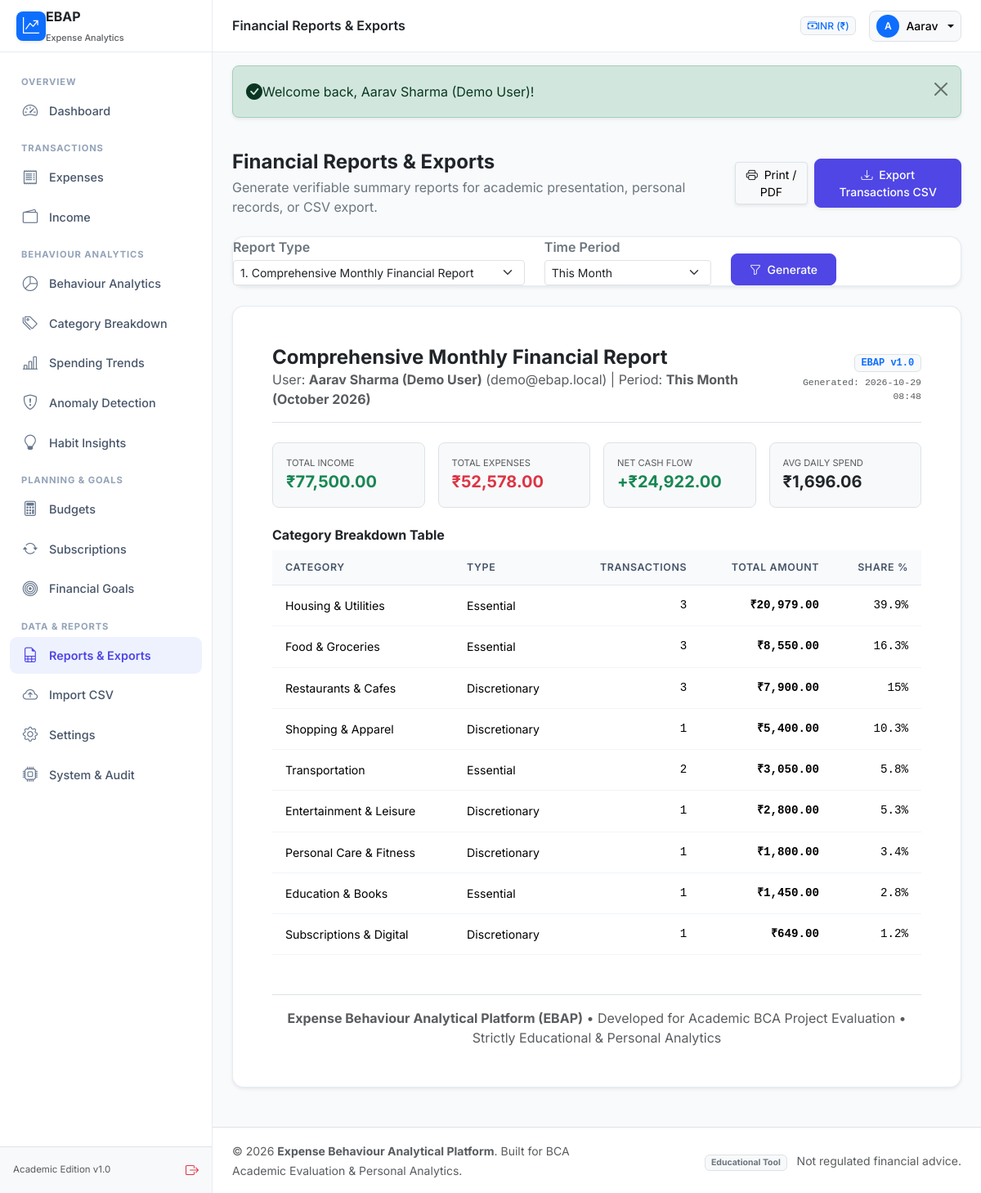
The page /reports/index.php (signed in) on the database its author committed.
### tables this page shows
CREATE TABLE `expense_categories` (
    `id` INT AUTO_INCREMENT PRIMARY KEY,
    `user_id` INT NULL,
    `category_name` VARCHAR(100) NOT NULL,
    `category_icon` VARCHAR(50) NOT NULL DEFAULT 'bi-tag',
    `category_color` VARCHAR(20) NOT NULL DEFAULT '#4f46e5',
    `is_essential` TINYINT(1) NOT NULL DEFAULT 0,
    `status` ENUM('active', 'inactive') NOT NULL DEFAULT 'active',
    `created_at` TIMESTAMP NOT NULL DEFAULT CURRENT_TIMESTAMP,
    FOREIGN KEY (`user_id`) REFERENCES `users`(`id`) ON DELETE CASCADE,
    INDEX `idx_expcat_user_status` (`user_id`, `status`),
    INDEX `idx_expcat_essential` (`is_essential`)
);

### reports/index.php (the view, shortened to what the rows shown need)
<?php
require_once __DIR__ . '/../includes/auth.php';
require_once __DIR__ . '/../includes/functions.php';
require_once __DIR__ . '/../services/ReportService.php';
$userId = getAuthUserId();
$reportType = $_GET['type'] ?? 'comprehensive_monthly';
$period = $_GET['period'] ?? 'this_month';
$customStart = $_GET['start_date'] ?? null;
$customEnd = $_GET['end_date'] ?? null;
$range = getDateRangeForPeriod($period, $customStart, $customEnd);
$reportService = new ReportService();
$reportData = $reportService->generateReportData($userId, $reportType, $range['start'], $range['end'], $range['days']);
require_once __DIR__ . '/../includes/header.php';
?>
<div class="ebap-card bg-white p-4 p-md-5 mb-4 shadow-sm" id="printable-report">
    <?php if ($reportType === 'comprehensive_monthly'): ?>
        <div class="table-responsive mb-4">
            <table class="table ebap-table">
                <thead>
                    <tr>
                        <th>Category</th>
                        <th>Type</th>
                        <th class="text-end">Transactions</th>
                        <th class="text-end">Total Amount</th>
                        <th class="text-end">Share %</th>
                    </tr>
                </thead>
                <tbody>
                    <?php foreach ($reportData['categories'] as $c): ?>
                        <tr>
                            <td><?= e($c['category_name']) ?></td>
                            <td><?= $c['is_essential'] ? 'Essential' : 'Discretionary' ?></td>
                            <td class="text-end font-monospace"><?= $c['tx_count'] ?></td>
                            <td class="text-end font-monospace fw-semibold"><?= formatCurrency($c['total_amount']) ?></td>
                            <td class="text-end font-monospace"><?= $c['share_pct'] ?>%</td>
                        </tr>
                    <?php endforeach; ?>
                </tbody>
            </table>
        </div>
    <?php else: ?>
        <p class="text-muted">Report generated with verified data.</p>
    <?php endif; ?>
</div>
<?php require_once __DIR__ . '/../includes/footer.php'; ?>

### rows shown on the page
expense_categories: category_name "Housing & Utilities", is_essential "Essential", tx_count "3", total_amount "₹20,979.00", share_pct "39.9"
expense_categories: category_name "Food & Groceries", is_essential "Essential", tx_count "3", total_amount "₹8,550.00", share_pct "16.3"
expense_categories: category_name "Restaurants & Cafes", is_essential "Discretionary", tx_count "3", total_amount "₹7,900.00", share_pct "15"
expense_categories: category_name "Shopping & Apparel", is_essential "Discretionary", tx_count "1", total_amount "₹5,400.00", share_pct "10.3"
expense_categories: category_name "Transportation", is_essential "Essential", tx_count "2", total_amount "₹3,050.00", share_pct "5.8"
expense_categories: category_name "Entertainment & Leisure", is_essential "Discretionary", tx_count "1", total_amount "₹2,800.00", share_pct "5.3"
expense_categories: category_name "Personal Care & Fitness", is_essential "Discretionary", tx_count "1", total_amount "₹1,800.00", share_pct "3.4"
expense_categories: category_name "Education & Books", is_essential "Essential", tx_count "1", total_amount "₹1,450.00", share_pct "2.8"
expense_categories: category_name "Subscriptions & Digital", is_essential "Discretionary", tx_count "1", total_amount "₹649.00", share_pct "1.2"

### other values the page prints
$pageTitle "Financial Reports & Exports"
$currency "INR"
getCurrencySymbol($currency) "₹"
substr($user['full_name'] ?? 'U', 0, 1) "A"
explode(' ', $user['full_name'] ?? 'User')[0] "Aarav"
$msg "Welcome back, Aarav Sharma (Demo User)!"
$reportData['title'] "Comprehensive Monthly Financial Report"
$_SESSION['user']['full_name'] "Aarav Sharma (Demo User)"
$_SESSION['user']['email'] "demo@ebap.local"
$range['label'] "This Month (October 2026)"
formatCurrency($sum['total_income']) "₹77,500.00"
formatCurrency($sum['total_expenses']) "₹52,578.00"
formatCurrency($sum['net_cash_flow']) "₹24,922.00"
formatCurrency($sum['avg_daily_spend']) "₹1,696.06"
APP_NAME "Expense Behaviour Analytical Platform"
